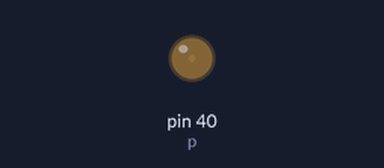
Simulated run of this program. Board: Raspberry Pi (header pin numbers). Parts: output pins drawn as LEDs (lit = HIGH).

Above: at 0.05 s.
At 1.8 s:
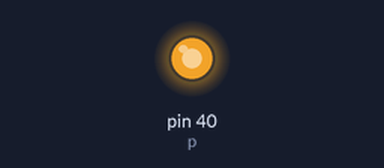
At 2.7 s:
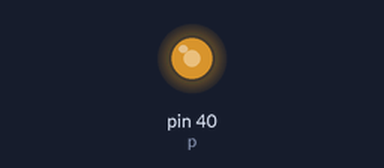
At 3.6 s:
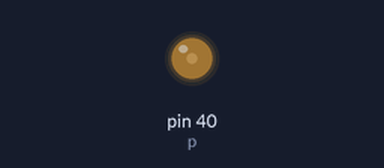
Timing chart, 0 to 5.2 s (numbered marks = the images above):
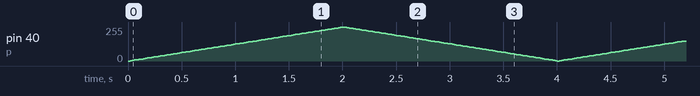

The program:

motor.py
```python
import RPi.GPIO as GPIO
import time
GPIO.setmode(GPIO.BOARD)

GPIO.setup(40, GPIO.OUT)

p = GPIO.PWM(40,207)

p.start(0)

while True:
    for i in range(100):
        p.ChangeDutyCycle(i)
        time.sleep(0.02)
    for i in range(100):
        p.ChangeDutyCycle(100-i)
        time.sleep(0.02)
```
